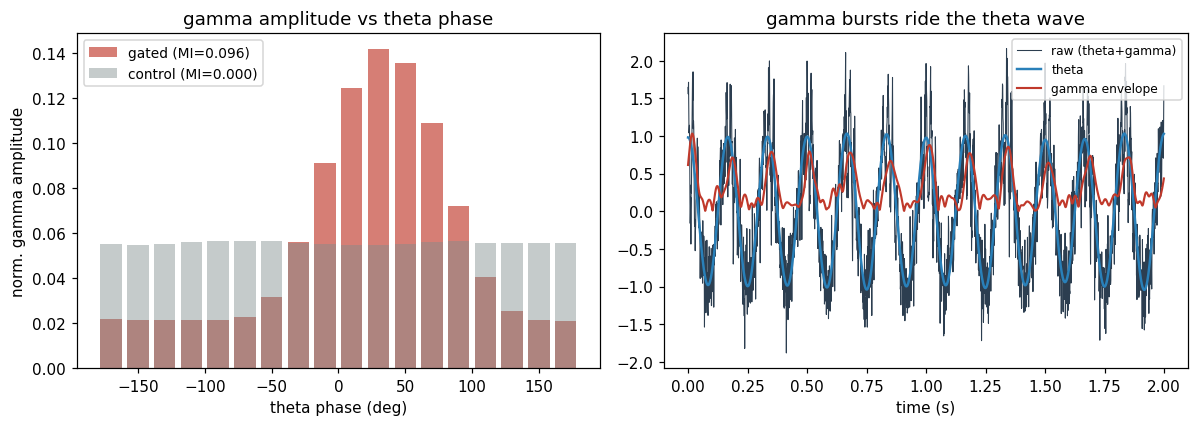

Recreate this plot in Python.
"""
theta_gamma.py — the cortical stack's vertical wiring: slow gates fast (PAC)
============================================================================
THE STACK has a Z-axis of frequency bands. The question is how a slow band talks
to a fast one. The answer the line keeps arriving at (the chandelier on a theta
clock, from the HKT work): the SLOW theta wave is the coincidence-gate for the
FAST gamma field. Where the theta peak washes over a neighbourhood it disinhibits
it, and the fast gamma coincidences are allowed to fire there. The measurable
fingerprint of that arrangement is THETA-GAMMA PHASE-AMPLITUDE COUPLING (PAC) —
gamma amplitude peaking at a preferred theta phase.

PAC is the single most robust EEG signature of human memory and cognition
(Canolty & Knight 2010; Tort et al. 2010; Lisman & Jensen 2013, the theta-gamma
neural code). This script builds the gated arrangement and MEASURES the coupling
with Tort's Modulation Index, against a control with the gate removed.

HONEST SCOPE: this REPRODUCES the PAC signature from a gating architecture; it
does not prove cortex uses this mechanism (PAC has several candidate generators).
The gate here is a clean cosine of theta phase; real gating is messier. Relative
units, one synthetic recording. The MI separating gated from ungated is the claim.

PerceptionLab / Antti Luode, with Claude (Opus 4.8). Helsinki, June 2026.
Do not hype. Do not lie. Just show.
"""
import numpy as np
import matplotlib; matplotlib.use("Agg")
import matplotlib.pyplot as plt

fs = 1000.0
def analytic(x):
    """analytic signal via FFT (Hilbert), no scipy needed."""
    X = np.fft.fft(x); N = len(x); h = np.zeros(N)
    h[0] = 1
    if N % 2 == 0: h[N//2] = 1; h[1:N//2] = 2
    else: h[1:(N+1)//2] = 2
    return np.fft.ifft(X*h)

def bandpass(x, lo, hi):
    X = np.fft.rfft(x); f = np.fft.rfftfreq(len(x), 1/fs)
    X[(f < lo) | (f > hi)] = 0
    return np.fft.irfft(X, n=len(x))

def tort_MI(phase, amp, nbin=18):
    bins = np.linspace(-np.pi, np.pi, nbin+1)
    m = np.array([amp[(phase >= bins[i]) & (phase < bins[i+1])].mean()
                  for i in range(nbin)])
    P = m / m.sum()
    H = -np.sum(P*np.log(P + 1e-12))
    return (np.log(nbin) - H)/np.log(nbin), P, bins

def make_signal(gate=True, f_theta=6.0, f_gamma=50.0, T=80.0, seed=0):
    rng = np.random.default_rng(seed)
    t = np.arange(int(T*fs))/fs
    theta = np.cos(2*np.pi*f_theta*t)
    if gate:
        env = (0.5*(1 + np.cos(2*np.pi*f_theta*t - 0.6)))**3   # gamma bursts near theta peak
    else:
        env = np.full_like(t, 0.4)                              # constant — no coupling
    gamma = env * np.cos(2*np.pi*f_gamma*t)
    return theta + 0.8*gamma + 0.3*rng.standard_normal(len(t))

if __name__ == "__main__":
    print("="*74)
    print("THE STACK — slow gates fast: theta-gamma phase-amplitude coupling")
    print("="*74)
    print("the slow theta wave is the coincidence-gate for the fast gamma field;")
    print("its fingerprint is gamma amplitude locked to theta phase (PAC).\n")

    out = {}
    for label, gate in [("gated  (theta opens the gate)", True),
                        ("control(no gate / constant)", False)]:
        sig = make_signal(gate=gate)
        ph = np.angle(analytic(bandpass(sig, 4, 8)))
        am = np.abs(analytic(bandpass(sig, 30, 80)))
        MI, P, bins = tort_MI(ph, am)
        out[gate] = (P, bins, MI)
        print(f"  {label:<32} Tort modulation index = {MI:.4f}")
    ratio = out[True][2] / (out[False][2] + 1e-9)
    print(f"\n  -> the gated stack shows ~{ratio:.0f}x the coupling of the ungated control.")
    print("     Gamma fires where the theta wave lets it — the slow band gating the")
    print("     fast one produces the brain's most robust cognition signature, here")
    print("     from architecture alone. Relative units; PAC reproduced, not proven.")

    fig, ax = plt.subplots(1, 2, figsize=(11, 4))
    for gate, name, col in [(True, "gated", "#c0392b"), (False, "control", "#7f8c8d")]:
        P, bins, MI = out[gate]
        ctr = 0.5*(bins[:-1] + bins[1:])
        ax[0].bar(np.degrees(ctr) + (0 if gate else 0), P, width=16,
                  alpha=0.65 if gate else 0.45, color=col, label=f"{name} (MI={MI:.3f})")
    ax[0].set_xlabel("theta phase (deg)"); ax[0].set_ylabel("norm. gamma amplitude")
    ax[0].set_title("gamma amplitude vs theta phase"); ax[0].legend(fontsize=9)
    sig = make_signal(gate=True)
    t = np.arange(2000)/fs
    ax[1].plot(t, sig[:2000], color="#2c3e50", lw=0.7, label="raw (theta+gamma)")
    ax[1].plot(t, bandpass(sig, 4, 8)[:2000], color="#2980b9", lw=1.6, label="theta")
    ax[1].plot(t, np.abs(analytic(bandpass(sig, 30, 80)))[:2000], color="#c0392b",
               lw=1.4, label="gamma envelope")
    ax[1].set_xlabel("time (s)"); ax[1].set_title("gamma bursts ride the theta wave")
    ax[1].legend(fontsize=8, loc="upper right")
    plt.tight_layout(); plt.savefig("theta_gamma.png", dpi=110, bbox_inches="tight")
    print("\n  saved theta_gamma.png"); print("="*74)
